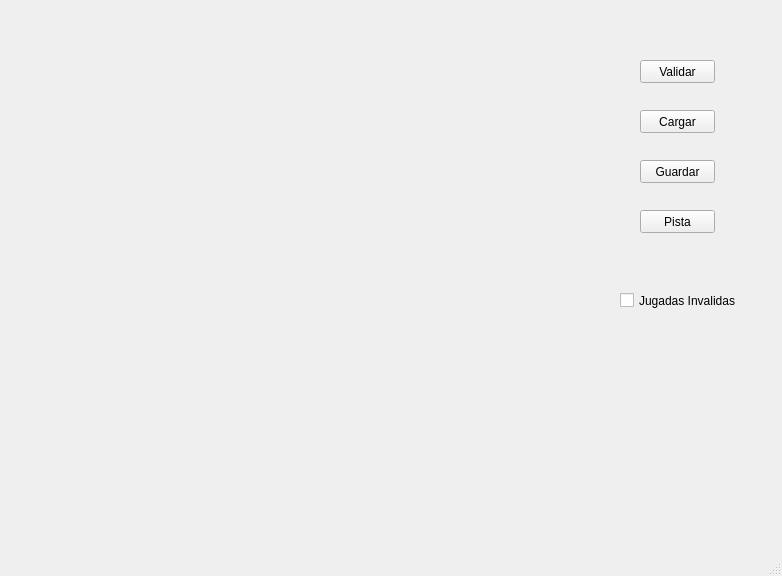
<?xml version="1.0" encoding="UTF-8"?>
<ui version="4.0">
 <class>MainWindow</class>
 <widget class="QMainWindow" name="MainWindow">
  <property name="geometry">
   <rect>
    <x>0</x>
    <y>0</y>
    <width>782</width>
    <height>576</height>
   </rect>
  </property>
  <property name="windowTitle">
   <string>MainWindow</string>
  </property>
  <widget class="QWidget" name="centralwidget">
   <widget class="QWidget" name="gridLayoutWidget">
    <property name="geometry">
     <rect>
      <x>60</x>
      <y>30</y>
      <width>481</width>
      <height>351</height>
     </rect>
    </property>
    <layout class="QGridLayout" name="sudokuLayout"/>
   </widget>
   <widget class="QPushButton" name="Validar">
    <property name="geometry">
     <rect>
      <x>640</x>
      <y>60</y>
      <width>75</width>
      <height>23</height>
     </rect>
    </property>
    <property name="text">
     <string>Validar</string>
    </property>
   </widget>
   <widget class="QPushButton" name="Cargar">
    <property name="geometry">
     <rect>
      <x>640</x>
      <y>110</y>
      <width>75</width>
      <height>23</height>
     </rect>
    </property>
    <property name="text">
     <string>Cargar</string>
    </property>
   </widget>
   <widget class="QPushButton" name="Guardar">
    <property name="geometry">
     <rect>
      <x>640</x>
      <y>160</y>
      <width>75</width>
      <height>23</height>
     </rect>
    </property>
    <property name="text">
     <string>Guardar</string>
    </property>
   </widget>
   <widget class="QPushButton" name="pista">
    <property name="geometry">
     <rect>
      <x>640</x>
      <y>210</y>
      <width>75</width>
      <height>23</height>
     </rect>
    </property>
    <property name="text">
     <string>Pista</string>
    </property>
   </widget>
   <widget class="QCheckBox" name="checkBox">
    <property name="geometry">
     <rect>
      <x>620</x>
      <y>290</y>
      <width>121</width>
      <height>21</height>
     </rect>
    </property>
    <property name="text">
     <string>Jugadas Invalidas</string>
    </property>
   </widget>
   <widget class="QWidget" name="verticalLayoutWidget">
    <property name="geometry">
     <rect>
      <x>100</x>
      <y>410</y>
      <width>451</width>
      <height>101</height>
     </rect>
    </property>
    <layout class="QVBoxLayout" name="relojLayout"/>
   </widget>
  </widget>
  <widget class="QMenuBar" name="menubar">
   <property name="geometry">
    <rect>
     <x>0</x>
     <y>0</y>
     <width>782</width>
     <height>21</height>
    </rect>
   </property>
  </widget>
  <widget class="QStatusBar" name="statusbar"/>
 </widget>
 <resources/>
 <connections/>
</ui>
